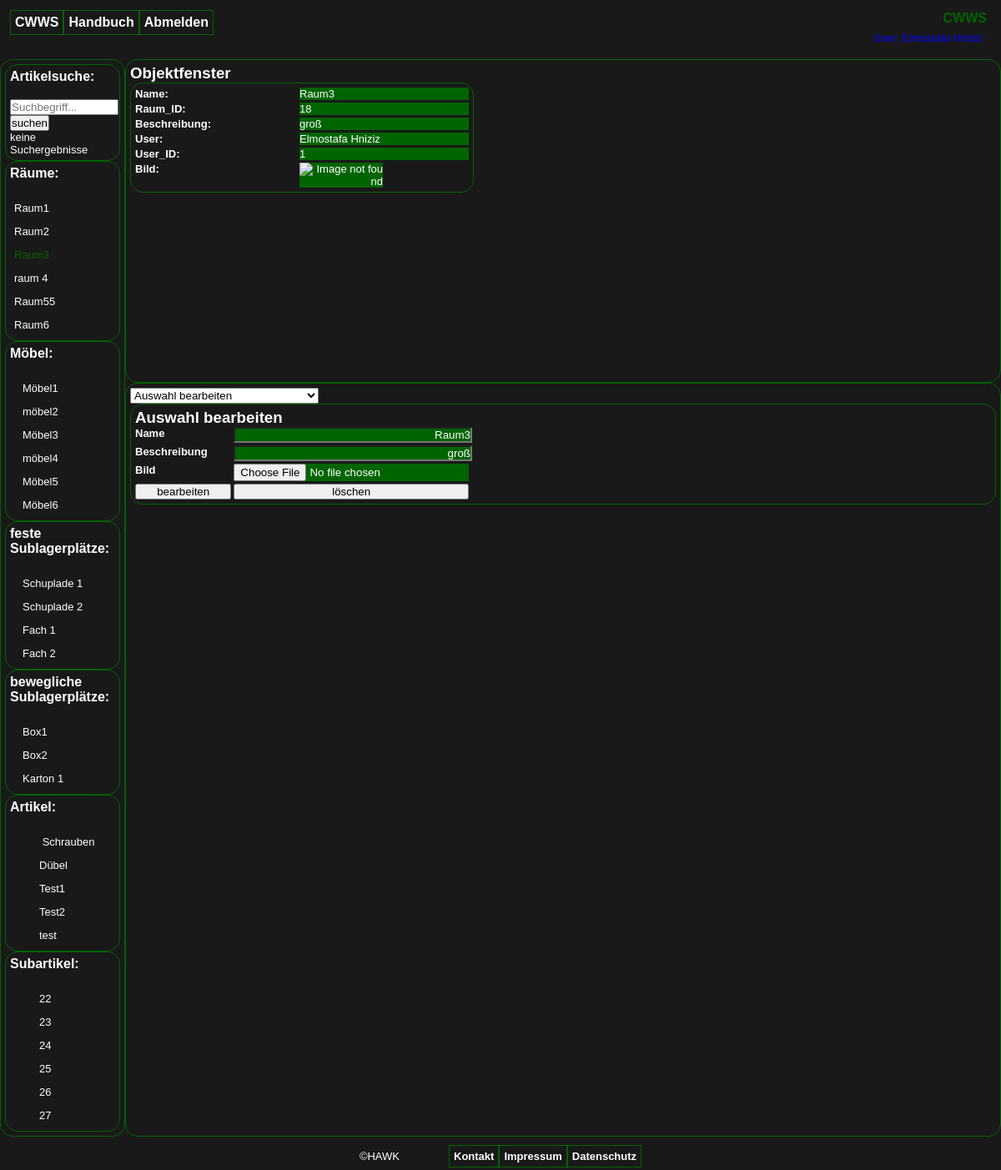
/?storageid=0018 (signed in), run on the app's committed database.
### tables this page shows
CREATE TABLE `storage_yard` (
  `Storage_id` int(11) NOT NULL,
  `Storage_picture` varchar(255) NOT NULL,
  `User_User_id` int(11) NOT NULL,
  `Format_Format_id` int(11) DEFAULT NULL,
  `Properties_Properties_id` int(11) NOT NULL,
  `Usage_statistics_idUsage_statistics` int(11) DEFAULT NULL
);

CREATE TABLE `properties` (
  `Properties_id` int(11) NOT NULL,
  `Properties_name` varchar(45) NOT NULL,
  `Properties_description` varchar(45) DEFAULT NULL
);

CREATE TABLE `substorage_yard` (
  `Substorage_id` int(11) NOT NULL,
  `Substorage_quantity` int(11) NOT NULL,
  `Substorage_category` varchar(45) NOT NULL,
  `Substorage_yard_picture` varchar(255) DEFAULT NULL,
  `Storage_yard_Storage_id` int(11) NOT NULL,
  `Properties_Properties_id` int(11) NOT NULL,
  `User_User_id` int(11) NOT NULL
);

CREATE TABLE `substorage_yard_fixed` (
  `Substorage_fixed_id` int(11) NOT NULL,
  `Substorage_fixed_category` varchar(45) NOT NULL,
  `Format_Format_id` int(11) NOT NULL,
  `Articel_Articel_id` int(11) DEFAULT NULL,
  `Substorage_yard_Substorage_id` int(11) NOT NULL,
  `Properties_Properties_id` int(11) NOT NULL,
  `Substorage_fixed_picture` varchar(255) NOT NULL,
  `User_User_id` int(11) NOT NULL
);

CREATE TABLE `substorage_yard_mobile` (
  `Substorage_mobile_id` int(11) NOT NULL,
  `Substorage_mobile_cover` varchar(255) DEFAULT NULL,
  `Substorage_yard_mobile_binding` tinyint(1) DEFAULT NULL,
  `Substorage_mobile_category` varchar(45) DEFAULT NULL,
  `Substorage_yard_mobile_Substorage_mobile_id` int(11) DEFAULT NULL,
  `Format_Format_id` int(11) DEFAULT NULL,
  `Articel_Articel_id` int(11) DEFAULT NULL,
  `Substorage_yard_fixed_Substorage_fixed_id` int(11) DEFAULT NULL,
  `Properties_Properties_id` int(11) DEFAULT NULL,
  `Substorage_mobile_picture` varchar(255) DEFAULT NULL,
  `User_User_id` int(11) NOT NULL
);

CREATE TABLE `articel` (
  `Articel_id` int(11) NOT NULL,
  `Articel_expiry` date DEFAULT NULL,
  `Articel_picture` blob DEFAULT NULL,
  `Articel_rotatable` tinyint(1) DEFAULT NULL,
  `Articel_stackable` tinyint(1) DEFAULT NULL,
  `Articel_binding` tinyint(1) DEFAULT NULL,
  `Articel_extracted` tinyint(1) DEFAULT NULL,
  `Articel_time_of_storage` date DEFAULT NULL,
  `Articel_group_Articel_group_id` int(11) DEFAULT NULL,
  `Usage_statistics_idUsage_statistics` int(11) DEFAULT NULL,
  `Properties_Properties_id` int(11) DEFAULT NULL,
  `Format_Format_id` int(11) DEFAULT NULL,
  `aliase` varchar(255) DEFAULT NULL,
  `Substorage_yard_Substorage_mobile_id` int(11) DEFAULT NULL,
  `User_User_id` int(11) NOT NULL
);

CREATE TABLE `subarticel` (
  `Subarticel_id` int(11) NOT NULL,
  `Subarticel_quantity` int(11) DEFAULT NULL,
  `Articel_Articel_id` int(11) NOT NULL
);

CREATE TABLE `user` (
  `User_id` int(11) NOT NULL,
  `User_name` varchar(45) NOT NULL,
  `User_password` varchar(255) NOT NULL,
  `User_email` varchar(45) NOT NULL
);

### PHP/functions.inc.php (called while the page is built, shortened)
<?php
    function getstorages(){
        $sql = "SELECT *, properties.Properties_name as Storage_name, properties.Properties_description as Storage_description  FROM storage_yard, properties WHERE storage_yard.Properties_Properties_id = properties.Properties_id;";
        $Storages = getDatas($sql);
        return $Storages;
    }
    function getsubstorages(){
        $sql = "SELECT *, properties.Properties_name as Substorage_name, properties.Properties_description as Substorage_description  FROM substorage_yard, properties WHERE substorage_yard.Properties_Properties_id = properties.Properties_id;";
        $Substorages = getDatas($sql);
        return $Substorages;
    }
    function getarticles(){
        $sql = "SELECT *, properties.Properties_name as articel_name, properties.Properties_description as articel_description  FROM articel, properties WHERE articel.Properties_Properties_id = properties.Properties_id;";
        $articles = getDatas($sql);
        return $articles;
    }
    function getmobilesubstorages(){
        $sql = "SELECT *, properties.Properties_name as Substorage_mobile_name, properties.Properties_description as Substorage_mobile_description  FROM substorage_yard_mobile, properties WHERE substorage_yard_mobile.Properties_Properties_id = properties.Properties_id;";
        $Storages = getDatas($sql);
        return $Storages;
    }
    function getfixedsubstorages(){
        $sql = "SELECT *, properties.Properties_name as Substorage_fixed_name, properties.Properties_description as Substorage_fixed_description  FROM substorage_yard_fixed, properties WHERE substorage_yard_fixed.Properties_Properties_id = properties.Properties_id;";
        $Storages = getDatas($sql);
        return $Storages;
    }
    function getsubarticles(){
        $sql = "SELECT * FROM subarticel;";
        $subarticles = getDatas($sql);
        return $subarticles;
    }
    function getUserById($id) {
      $sql = "SELECT user.User_name as user_name FROM user WHERE User_id = ${id};";
      $user = getData($sql);
      return $user ? $user->user_name : '';
    }
?>

### PHP/helpers.inc.php (called while the page is built, shortened)
<?php
    $dbName   = 'db_cwws';
    $host     = 'localhost';
    $userName = 'root';
    $password = '';
    try {
     global $dbName, $host, $userName, $password;
       $dsn = "mysql:local=" . $host . "; dbname=" . $dbName;
       $pdo = new PDO($dsn, $userName, $password);
    } catch (PDOException $ex) {
       die('Erreur : ' . $ex->getMessage());
    }
    function getDatas($req, $params = [])
    {
        global $pdo;
        $stmt = $pdo->prepare($req);
        $stmt->execute($params);
        $data = $stmt->fetchAll(PDO::FETCH_OBJ);
        return $data;
    }
    function getData($req, $params = [])
    {
        global $pdo;
        $stmt = $pdo->prepare($req);
        $stmt->execute($params);
        $data = $stmt->fetch(PDO::FETCH_OBJ);
        return $data;
    }

### htmlobjects/explorerwindow.php (the view)
<div id="explorer" class="explorer">
    <div class="mainbox" id="searchbox">
        <h3>Artikelsuche:</h3>
        <br>
        <form action="index.php" method="post">
            <input type="text" name="suchbegriff" placeholder="Suchbegriff...">
            <input type="submit" name="suchen" value="suchen">
        </form>
        <?php
           include_once ROOT.'/PHP/search.inc.php';
        ?>
        <?php if(isset($searchresults)):?>
            <?php foreach($searchresults as $key => $searchresult):?>
                <li><a href="?searchid=<?=str_pad($searchresult->Properties_id, 4, 0, STR_PAD_LEFT)?>"><?= $searchresult->Properties_name ?></a></li>
            <?php endforeach?>
        <?php else: ?>
            <p>keine Suchergebnisse</p>
        <?php endif?>
    </div>
    <div class="mainbox">
        <h3>Räume:</h3>
        <?php $Storages = getstorages();?>
        <?php if(!$Storages):?>
            <br>
            <p>keine Lagerplätze gefunden</p>
        <?php  else:?>
            <br>
            <?php foreach ($Storages as $Storag): ?>
                <li><a href="?storageid=<?=str_pad($Storag->Storage_id, 4, 0, STR_PAD_LEFT)?>"><?= $Storag->Storage_name ?></a></li>
            <?php endforeach;?>
        <?php endif;?>
    </div>
    <div class="mainbox">
        <h3>Möbel:</h3>
        <?php $Substorages = getsubstorages();?>
        <?php if(!$Substorages):?>
            <br>
            <p>keine Sublagerplätze gefunden</p>
        <?php else:?>
            <br>
            <?php foreach ($Substorages as $Substorage):?>
                <li ><span class="tab1"></span><a href="?substorageid=<?=str_pad($Substorage->Substorage_id, 4, 0, STR_PAD_LEFT)?>"><?= $Substorage->Substorage_name?></a></li>
            <?php endforeach;?>
        <?php endif;?>
    </div>
    <div class="mainbox">
        <h3>feste Sublagerplätze:</h3>
        <?php $Substorages = getfixedsubstorages();?>
        <?php if(!$Substorages):?>
            <br>
            <p>keine festen Sublagerplätze gefunden</p>
        <?php else:?>
            <br>
            <?php foreach ($Substorages as $Substorage):?>
                <li ><span class="tab1"></span><a href="?substoragefixedid=<?=str_pad($Substorage->Substorage_fixed_id, 4, 0, STR_PAD_LEFT)?>"><?= $Substorage->Substorage_fixed_name?></a></li>
            <?php endforeach;?>
        <?php endif;?>
    </div>
    <div class="mainbox">
        <h3>bewegliche Sublagerplätze:</h3>
        <?php $Substorages = getmobilesubstorages();?>
        <?php if(!$Substorages):?>
            <br>
            <p>keine beweglichen Sublagerplätze gefunden</p>
        <?php else:?>
            <br>
            <?php foreach ($Substorages as $Substorage):?>
                <li ><span class="tab1"></span><a href="?substoragemobileid=<?=str_pad($Substorage->Substorage_mobile_id, 4, 0, STR_PAD_LEFT)?>"><?= $Substorage->Substorage_mobile_name?></a></li>
            <?php endforeach;?>
        <?php endif;?>
    </div>
    <div class="mainbox">
        <h3>Artikel:</h3>
        <?php $articles = getarticles();?>
        <?php if(!$articles):?>
            <br>
            <p>keine Artikel gefunden!</p>
        <?php else:?>
            <br>
            <?php foreach ($articles as $article): ?>
                <li><span class="tab3"></span><a href="?articleid=<?=str_pad($article->Articel_id, 4, 0, STR_PAD_LEFT)?>"><?= $article->articel_name?></a></li>
            <?php endforeach;?>
        <?php endif;?>
    </div>
    <div class="mainbox">
        <h3>Subartikel:</h3>
        <?php $subarticles = getsubarticles();?>
        <?php if(!$subarticles):?>
            <br>
            <p>keine Subartikel gefunden!</p>
        <?php else:?>
            <br>
            <?php foreach ($subarticles as $subarticle): ?>
                <li><span class="tab3"></span><a href="?subarticleid=<?=str_pad($subarticle->Subarticel_id, 4, 0, STR_PAD_LEFT)?>"><?= $subarticle->Subarticel_id?></a></li>
            <?php endforeach;?>
        <?php endif;?>
    </div>
</div>

### htmlobjects/objectwindow.php (shortened to what this page needs)
<h3>Objektfenster</h3>
<div id="objektfenster" class="mainbox">
    <?php if(isset($_GET['storageid'])):?>
        <?php
            $sql = "SELECT *, properties.Properties_name as Storage_name, properties.Properties_description as Storage_description  FROM storage_yard, properties WHERE storage_yard.Properties_Properties_id = properties.Properties_id and Storage_id = '" . $_GET['storageid'] . "'";
            $object = getData($sql);
        ?>
        <p class="datenheader">Name:</p><p class="datenfeld" id="selectedobject"><?=$object->Storage_name?></p>
        <p class="datenheader">Raum_ID:</p><p class="datenfeld"><?=$object->Storage_id?></p>
        <p class="datenheader">Beschreibung:</p><p class="datenfeld"><?=$object->Storage_description?></p>
        <p class="datenheader">User:</p><p class="datenfeld"><?=getUserById($object->User_User_id)?></p>
        <p class="datenheader">User_ID:</p><p class="datenfeld"><?=$object->User_User_id?></p>
        <p class="datenheader">Bild:</p><img class="datenfeld" src="<?= UPLOADS_ROOT . ($object->Storage_picture ?? 'images/storage.png')?>" alt ="Image not found" onerror="this.onerror=null;this.src='<?= UPLOADS_ROOT ?>images/storage.png';">
    <?php elseif(isset($_GET['subarticleid'])):?>
        <p>subarticel <?= $_GET['subarticleid'] ?> ausgewählt</p>
    <?php endif?>
</div>

### htmlobjects/actionwindow.php (shortened to what this page needs)
<select id="dropdown1" value="bearbeiten">
<option value="bearbeiten">Auswahl bearbeiten</option>
</select>
<div id="bearbeiten" class="actionwindow">
    <div class="mainbox">
        <h3>Auswahl bearbeiten</h3>
        <?php if(isset($_GET['storageid'])): ?>
            <form action="<?= WEBROOT?><?= UV ?>PHP/lagerplatzbearbeiten.inc.php" method="post" enctype="multipart/form-data">
                <label class="datenheader" for="Storage_name">Name</label>
                <input class="datenfeld"  type="text" name="Storage_name" value="<?= $object->Storage_name ?>">
                <label class="datenheader" for="Storage_description">Beschreibung</label>
                <input class="datenfeld" type="text" name="Storage_description" value="<?= $object->Storage_description ?>">
                <label class="datenheader" for="Storage_picture">Bild</label>
                <input class="datenfeld" type="file" name="Storage_picture" value="<?= $object->Storage_picture ?>">
                <button type="submit" name="submit">bearbeiten</button>
                <button type="submit" name="delete">löschen</button>
            </form>
        <?php else:?>
            <p>Kein Objekt ist zur Bearbeitung ausgewählt.</p>
        <?php endif?>
    </div>
</div>
</div>

### CSS/style.css (style rules this page uses)
* { margin:0px; padding: 0px; }
html,body { height: 100%; }
body { font-family: Arial; margin:0px; padding: 0px; min-height: 100%; background-color: rgba(0, 0, 0, 0.9); color: white; display: flex; flex-direction: column; text-decoration: none; }
input { overflow: auto; display: flex; flex-wrap: wrap; }
.header .active a,.footer .active a,.sidebar .active a,.explorer .active a { color:darkgreen !important; }
.mainbox { border: 1px solid darkgreen; border-radius: 15px; padding: 5px; }
#explorer { grid-area: explorer; }
.explorer { display:block; width: 100%; }
.explorer input { max-width: 100%; }
.explorer p { font-size: small; }
.explorer li { list-style: none; text-decoration: none; transition: border-bottom 0.5s; padding: 5px; max-width: 100px; }
.explorer li a { color: white; font-size:small; text-decoration: none; transition: colour 0.5s; tab-size: 4; }
.explorer h3 { font-size: medium; word-break:normal; }
#objektfenster { border: 1px solid darkgreen; border-radius: 15px; background-color: rgba(255, 255, 255, 0.001); width: 92%; max-width: 400px; max-height: 400px; font-size: small; display: grid; grid-template-columns: auto auto; grid-gap:3px; }
.datenfeld { max-width: 100%; font-weight: normal; color: white; background: darkgreen; text-align: right; word-wrap: break-word; word-break: break-all; display: flex; }
.datenheader { font-weight: bold; max-width: 150px; word-wrap: break-word; }
#objektfenster img { max-height: 200px; height: 100%; width: 100px; }
.actionwindow form { display: grid; grid-template-columns: auto auto; grid-gap: 3px; font-size: small; max-width: 400px; }
.actionwindow form input { white-space: normal; word-wrap:break-word; width: 100%; }

### data on the page
storage_yard: Properties_Properties.Properties_name "Raum1"
storage_yard: Properties_Properties.Properties_name "Raum2"
storage_yard: Properties_Properties.Properties_name "Raum3", Storage_id "18", Properties_Properties.Properties_description "groß", User_User.User_name "Elmostafa Hniziz", User_User "1", Storage_name "Raum3", Storage_description "groß"
storage_yard: Properties_Properties.Properties_name "raum 4"
storage_yard: Properties_Properties.Properties_name "Raum55"
storage_yard: Properties_Properties.Properties_name "Raum6"
substorage_yard: Properties_Properties.Properties_name "Möbel1"
substorage_yard: Properties_Properties.Properties_name "möbel2"
substorage_yard: Properties_Properties.Properties_name "Möbel3"
substorage_yard: Properties_Properties.Properties_name "möbel4"
substorage_yard: Properties_Properties.Properties_name "Möbel5"
substorage_yard: Properties_Properties.Properties_name "Möbel6"
substorage_yard_fixed: Properties_Properties.Properties_name "Schuplade 1"
substorage_yard_fixed: Properties_Properties.Properties_name "Schuplade 2"
substorage_yard_fixed: Properties_Properties.Properties_name "Fach 1"
substorage_yard_fixed: Properties_Properties.Properties_name "Fach 2"
substorage_yard_mobile: Properties_Properties.Properties_name "Box1"
substorage_yard_mobile: Properties_Properties.Properties_name "Box2"
substorage_yard_mobile: Properties_Properties.Properties_name "Karton 1"
articel: Properties_Properties.Properties_name "Schrauben"
articel: Properties_Properties.Properties_name "Dübel"
articel: Properties_Properties.Properties_name "Test1"
articel: Properties_Properties.Properties_name "Test2"
articel: Properties_Properties.Properties_name "test"
subarticel: Subarticel_id "22"
subarticel: Subarticel_id "23"
subarticel: Subarticel_id "24"
subarticel: Subarticel_id "25"
subarticel: Subarticel_id "26"
subarticel: Subarticel_id "27"
